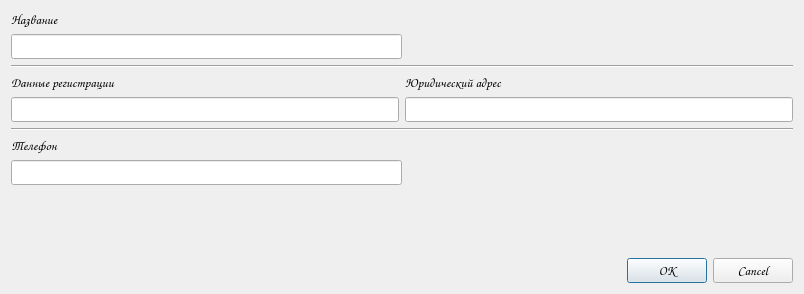
<?xml version="1.0" encoding="UTF-8"?>
<ui version="4.0">
 <class>Dialog</class>
 <widget class="QDialog" name="Dialog">
  <property name="geometry">
   <rect>
    <x>0</x>
    <y>0</y>
    <width>804</width>
    <height>294</height>
   </rect>
  </property>
  <property name="font">
   <font>
    <family>Comic Sans MS</family>
    <pointsize>10</pointsize>
   </font>
  </property>
  <property name="windowTitle">
   <string>Dialog</string>
  </property>
  <layout class="QGridLayout" name="gridLayout_4">
   <item row="2" column="0">
    <layout class="QHBoxLayout" name="horizontalLayout">
     <item>
      <layout class="QVBoxLayout" name="verticalLayout_2">
       <item>
        <widget class="QLabel" name="registrationLabel">
         <property name="text">
          <string>Данные регистрации</string>
         </property>
        </widget>
       </item>
       <item>
        <widget class="QLineEdit" name="registrationEdit"/>
       </item>
      </layout>
     </item>
     <item>
      <layout class="QVBoxLayout" name="verticalLayout_4">
       <item>
        <widget class="QLabel" name="addressLabel">
         <property name="text">
          <string>Юридический адрес</string>
         </property>
        </widget>
       </item>
       <item>
        <widget class="QLineEdit" name="addressEdit"/>
       </item>
      </layout>
     </item>
    </layout>
   </item>
   <item row="4" column="0">
    <layout class="QGridLayout" name="gridLayout_2">
     <item row="1" column="0">
      <widget class="QLineEdit" name="phoneEdit"/>
     </item>
     <item row="0" column="0">
      <widget class="QLabel" name="phoneLabel">
       <property name="text">
        <string>Телефон</string>
       </property>
      </widget>
     </item>
     <item row="1" column="1">
      <spacer name="horizontalSpacer_3">
       <property name="orientation">
        <enum>Qt::Horizontal</enum>
       </property>
       <property name="sizeHint" stdset="0">
        <size>
         <width>40</width>
         <height>20</height>
        </size>
       </property>
      </spacer>
     </item>
    </layout>
   </item>
   <item row="1" column="0">
    <widget class="Line" name="line">
     <property name="orientation">
      <enum>Qt::Horizontal</enum>
     </property>
    </widget>
   </item>
   <item row="6" column="0">
    <widget class="QDialogButtonBox" name="dialogBox">
     <property name="orientation">
      <enum>Qt::Horizontal</enum>
     </property>
     <property name="standardButtons">
      <set>QDialogButtonBox::Cancel|QDialogButtonBox::Ok</set>
     </property>
    </widget>
   </item>
   <item row="0" column="0">
    <layout class="QGridLayout" name="gridLayout">
     <item row="0" column="0">
      <widget class="QLabel" name="producerNameLabel">
       <property name="text">
        <string>Название</string>
       </property>
      </widget>
     </item>
     <item row="1" column="1">
      <spacer name="horizontalSpacer">
       <property name="orientation">
        <enum>Qt::Horizontal</enum>
       </property>
       <property name="sizeHint" stdset="0">
        <size>
         <width>40</width>
         <height>20</height>
        </size>
       </property>
      </spacer>
     </item>
     <item row="1" column="0">
      <widget class="QLineEdit" name="producerNameEdit"/>
     </item>
    </layout>
   </item>
   <item row="3" column="0">
    <widget class="Line" name="line_2">
     <property name="orientation">
      <enum>Qt::Horizontal</enum>
     </property>
    </widget>
   </item>
   <item row="5" column="0">
    <spacer name="verticalSpacer">
     <property name="orientation">
      <enum>Qt::Vertical</enum>
     </property>
     <property name="sizeHint" stdset="0">
      <size>
       <width>20</width>
       <height>40</height>
      </size>
     </property>
    </spacer>
   </item>
  </layout>
 </widget>
 <resources/>
 <connections>
  <connection>
   <sender>dialogBox</sender>
   <signal>accepted()</signal>
   <receiver>Dialog</receiver>
   <slot>accept()</slot>
   <hints>
    <hint type="sourcelabel">
     <x>248</x>
     <y>254</y>
    </hint>
    <hint type="destinationlabel">
     <x>157</x>
     <y>274</y>
    </hint>
   </hints>
  </connection>
  <connection>
   <sender>dialogBox</sender>
   <signal>rejected()</signal>
   <receiver>Dialog</receiver>
   <slot>reject()</slot>
   <hints>
    <hint type="sourcelabel">
     <x>316</x>
     <y>260</y>
    </hint>
    <hint type="destinationlabel">
     <x>286</x>
     <y>274</y>
    </hint>
   </hints>
  </connection>
 </connections>
</ui>
